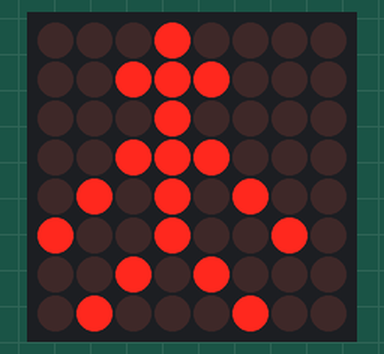
A sketch run on a simulated Arduino Mega 2560, built with avr-gcc and run on an emulated ATmega2560. On the bench: 8×8 LED matrix.

Above: at 0.1 s.
At 1.7 s:
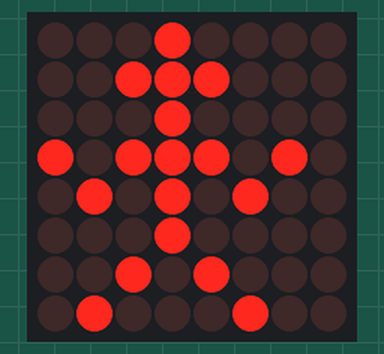
At 3.3 s:
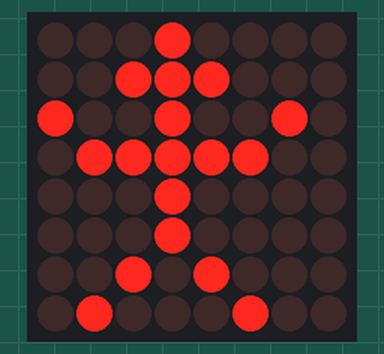
At 7.3 s:
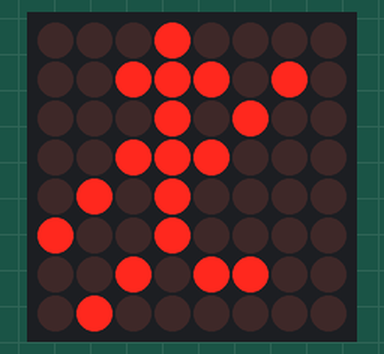
At 11.3 s:
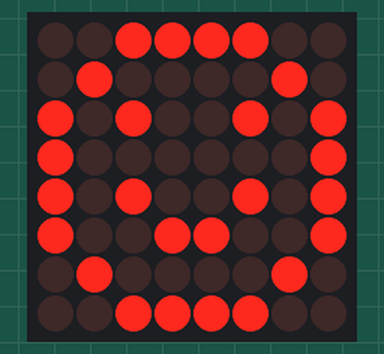
At 14.5 s:
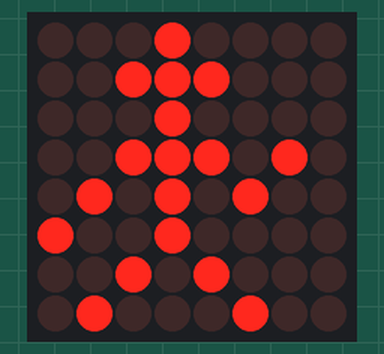

The sketch:

movie.ino
```cpp
/*
 Created by Hypage, LLC
*/

#include "LedControl.h"
#include "binary.h"

/*
 DIN connects to pin 23
 CLK connects to pin 18
 CS connects to pin 15
*/
LedControl lc=LedControl(23,18,15,1);

// delay time between faces
unsigned long delaytime=800;

const byte IMAGES[][8] = {
{
  B00010000,
  B00111000,
  B00010000,
  B00111000,
  B01010100,
  B10010010,
  B00101000,
  B01000100
},{
  B00010000,
  B00111000,
  B00010000,
  B00111010,
  B01010100,
  B10010000,
  B00101000,
  B01000100
},{
  B00010000,
  B00111000,
  B00010000,
  B10111010,
  B01010100,
  B00010000,
  B00101000,
  B01000100
},{
  B00010000,
  B00111000,
  B00010010,
  B10111100,
  B01010000,
  B00010000,
  B00101000,
  B01000100
},{
  B00010000,
  B00111000,
  B10010010,
  B01111100,
  B00010000,
  B00010000,
  B00101000,
  B01000100
},{
  B00010000,
  B00111010,
  B10010100,
  B01111000,
  B00010000,
  B00010000,
  B00101000,
  B01000100
},{
  B00010000,
  B10111010,
  B01010100,
  B00111000,
  B00010000,
  B00010000,
  B00101000,
  B01000100
},{
  B00010000,
  B10111000,
  B01010000,
  B00111000,
  B00010110,
  B00010000,
  B00101000,
  B01000100
},{
  B00010000,
  B00111010,
  B00010100,
  B00111000,
  B01010000,
  B10010000,
  B00101000,
  B01000100
},{
  B00010000,
  B00111010,
  B00010100,
  B00111000,
  B01010000,
  B10010000,
  B00101100,
  B01000000
},{
  B00010000,
  B10111000,
  B01010000,
  B00111000,
  B00010100,
  B00010010,
  B01101000,
  B00000100
},{
  B00010000,
  B10111010,
  B01010100,
  B00111000,
  B00010000,
  B01111100,
  B00000000,
  B00000000
},{
  B00010000,
  B00111000,
  B00010000,
  B00111000,
  B01010100,
  B10010010,
  B00101000,
  B01000100
},{
  B00010000,
  B00111000,
  B00010000,
  B00111000,
  B01010100,
  B10010010,
  B00101000,
  B01000100
},{
  B00111100,
  B01000010,
  B10100101,
  B10000001,
  B10100101,
  B10011001,
  B01000010,
  B00111100
},{
  B00011111,
  B00010001,
  B00010101,
  B11110001,
  B10001111,
  B10101000,
  B10001000,
  B11111000
}
,{
  B00000000,
  B00000000,
  B00000000,
  B00000000,
  B00000000,
  B00000000,
  B00000000,
  B00000000
}};
const int IMAGES_LEN = sizeof(IMAGES)/8;

void setup() {
  lc.shutdown(0,false);
  // Set brightness to a medium value
  lc.setIntensity(0,8);
  // Clear the display
  lc.clearDisplay(0);
}

void draw(){
  // Display sad face

  for(int i=0; i < IMAGES_LEN; i++){
    for(int j=0; j < 8; j++)
      lc.setRow(0,j,IMAGES[i][j]);
    delay(delaytime);

  }


}

void loop(){
  draw();
}
```

Measured:
- by itself, everything shown: repeats every 13.6 s, in 16 steps
- what the display in image 1 shows lasts 0.8 s, from 1.6 s to 2.4 s
